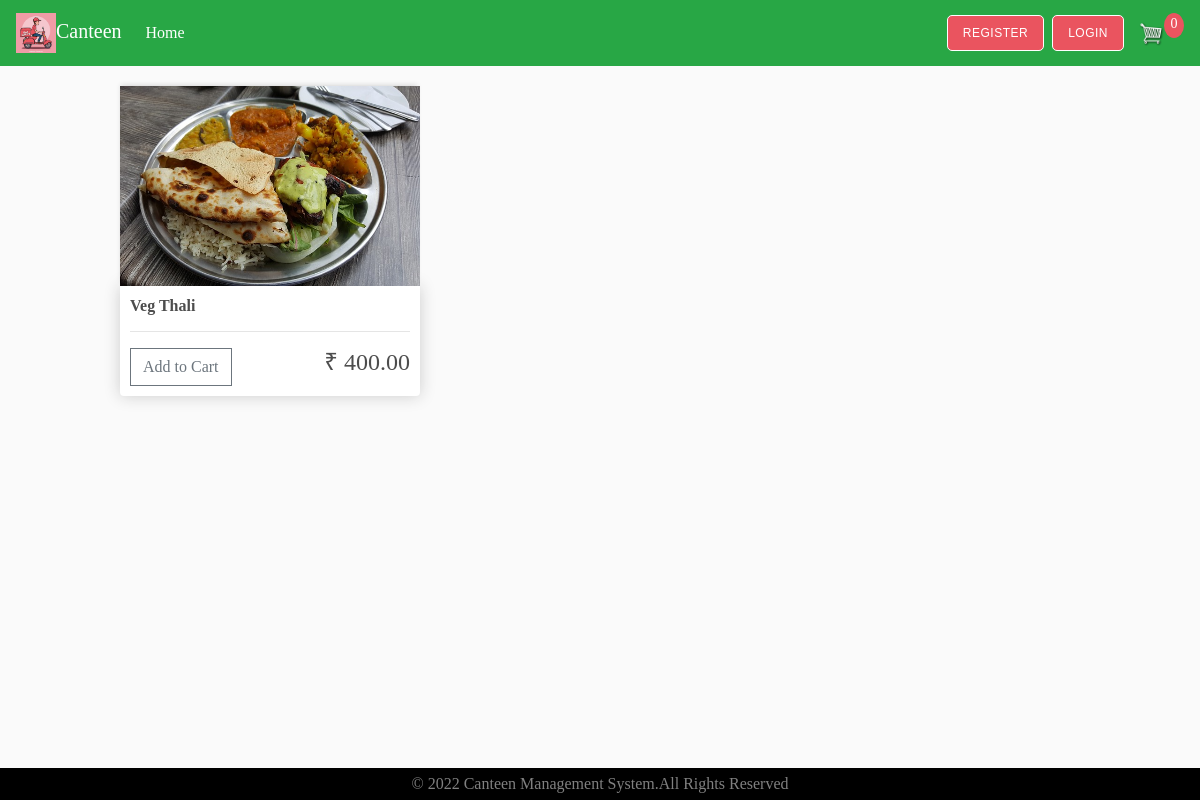
The page /todayspl/ on the database its author committed.
### food/models.py (models this page shows, shortened)
class Product(models.Model):
    CATEGORY = (
        ('Breakfast', 'Breakfast'),
        ('Lunch', 'Lunch'),
        ('Dinner', 'Dinner'),
        ('Todayspl', 'Todays special'),
    )
    name = models.CharField(max_length=200, null=True)
    price = models.DecimalField(max_digits=7, decimal_places=2)
    category = models.CharField(max_length=200, null=True, choices=CATEGORY)
    image = models.ImageField(null=True, blank=True)
    @property
    def ImageURL(self):
        try:
            url = self.image.url
        except:
            url = ''
        return url

### food/views.py (the view)
# urls.py: path('todayspl/', views.todayspl, name="todayspl"),
def todayspl(request):
    data = cartData(request)
    cartItems = data['cartItems']
    products = Product.objects.all()
    context = {'products': products,'cartItems': cartItems}
    return render(request, 'food/todayspl.html', context)

### food/utils.py (called while the page is built, shortened)
def cookieCart(request):
    try:
        cart = json.loads(request.COOKIES['cart'])
    except:
        cart = {}
    print('Cart:', cart)
    items = []
    order = {'get_cart_total': 0, 'get_cart_items': 0, 'shipping': False}
    cartItems = order['get_cart_items']
    return {'items': items, 'order': order, 'cartItems': cartItems}

def cartData(request):
    if request.user.is_authenticated:
        customer = request.user.customer
        order, created = Order.objects.get_or_create(
            customer=customer, complete=False)
        items = order.orderitem_set.all()
        cartItems = order.get_cart_items
    else:
        cookieData = cookieCart(request)
        cartItems = cookieData['cartItems']
        order = cookieData['order']
        items = cookieData['items']
    return {'items': items, 'order': order, 'cartItems': cartItems}

### food/templates/food/todayspl.html
{% extends 'food/main.html' %}
{% load static %}
{% block todayspl %}
<div class="row row1">
    {% for product in products %}
    {% if product.category == 'Todayspl' %}
    <div class="col-lg-4">
        <img class="thumbnail" src="{{product.ImageURL}}">
        <div class="box-element product">
            <h6><strong>{{product.name}}</strong></h6>
            <hr>
            <button data-product={{product.id}} data-action="add" class="btn btn-outline-secondary add-btn update-cart">Add to Cart</button>
            <h4 style="display: inline-block;float:right">₹ {{product.price|floatformat:2}}</h4>
        </div>
    </div>
    {% endif %}
    {% endfor %}
</div>
{% endblock %}

### static/css/main.css (style rules this page uses)
* { font-family: "Raleway", "Book Antiqua", Palatino, serif; }
body { background-color: hsl(0, 0%, 98%); display: flex; flex-direction: column; height: 100vh; overflow: scroll; }
h1,h2,h3,h4,h5,h6 { color:hsl(0, 0%, 30%); }
.box-element { box-shadow:hsl(0, 0%, 80%) 0 0 16px; background-color: #fff; border-radius: 4px; padding: 10px; }
.row1 { padding: 10px 10% 2em 10%; }
.thumbnail { width: 100%; height: 200px; -webkit-box-shadow: -1px -3px 5px -2px rgba(214,214,214,1); -moz-box-shadow: -1px -3px 5px -2px rgba(214,214,214,1); box-shadow: -1px -3px 5px -2px rgba(214,214,214,1); }
.product { border-radius: 0 0 4px 4px; }
.col-lg-4, .col-lg-6, .col-lg-8, .col-lg-12 { margin-top: 10px; }
.btn { border-radius: 0; }

### rows shown on the page
Product: ImageURL (picture), name "Veg Thali", price "400.00"

### other values the page prints
{{ cartItems }} "0"
